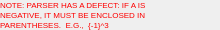
        <widget class="PyDMFrame" name="composite_1">
          <property name="geometry">
            <rect>
              <x>15</x>
              <y>485</y>
              <width>220</width>
              <height>30</height>
            </rect>
          </property>
          <property name="sizePolicy">
            <sizepolicy hsizetype="Ignored" vsizetype="Ignored">
              <horstretch>0</horstretch>
              <verstretch>0</verstretch>
            </sizepolicy>
          </property>
          <layout class="QGridLayout" name="gridLayout_2" columnstretch="220" rowstretch="10,10,10">
            <property name="leftMargin">
              <number>0</number>
            </property>
            <property name="topMargin">
              <number>0</number>
            </property>
            <property name="rightMargin">
              <number>0</number>
            </property>
            <property name="bottomMargin">
              <number>0</number>
            </property>
            <property name="horizontalSpacing">
              <number>0</number>
            </property>
            <property name="verticalSpacing">
              <number>0</number>
            </property>
            <item row="1" column="0">
              <widget class="QLabel" name="text_39">
                <property name="geometry">
                  <rect>
                    <x>0</x>
                    <y>10</y>
                    <width>220</width>
                    <height>10</height>
                  </rect>
                </property>
                <property name="sizePolicy">
                  <sizepolicy hsizetype="Ignored" vsizetype="Ignored">
                    <horstretch>0</horstretch>
                    <verstretch>0</verstretch>
                  </sizepolicy>
                </property>
                <property name="text">
                  <string>NEGATIVE, IT MUST BE ENCLOSED IN</string>
                </property>
                <property name="font">
                  <font>
                    <pointsize>6</pointsize>
                  </font>
                </property>
                <property name="brush" stdset="0">
                  <brush brushstyle="SolidPattern">
                    <color alpha="255">
                      <red>253</red>
                      <green>0</green>
                      <blue>0</blue>
                    </color>
                  </brush>
                </property>
                <property name="toolTip">
                  <string>text_39</string>
                </property>
                <property name="alignment">
                  <set>Qt::AlignLeading|Qt::AlignLeft|Qt::AlignVCenter</set>
                </property>
                <property name="styleSheet">
                  <string notr="true">QLabel#text_39 {
  color: rgb(253, 0, 0);
  }</string>
                </property>
              </widget>
            </item>
            <item row="0" column="0">
              <widget class="QLabel" name="text_40">
                <property name="geometry">
                  <rect>
                    <x>0</x>
                    <y>0</y>
                    <width>220</width>
                    <height>10</height>
                  </rect>
                </property>
                <property name="sizePolicy">
                  <sizepolicy hsizetype="Ignored" vsizetype="Ignored">
                    <horstretch>0</horstretch>
                    <verstretch>0</verstretch>
                  </sizepolicy>
                </property>
                <property name="text">
                  <string>NOTE: PARSER HAS A DEFECT: IF A IS</string>
                </property>
                <property name="font">
                  <font>
                    <pointsize>6</pointsize>
                  </font>
                </property>
                <property name="brush" stdset="0">
                  <brush brushstyle="SolidPattern">
                    <color alpha="255">
                      <red>253</red>
                      <green>0</green>
                      <blue>0</blue>
                    </color>
                  </brush>
                </property>
                <property name="toolTip">
                  <string>text_40</string>
                </property>
                <property name="alignment">
                  <set>Qt::AlignLeading|Qt::AlignLeft|Qt::AlignVCenter</set>
                </property>
                <property name="styleSheet">
                  <string notr="true">QLabel#text_40 {
  color: rgb(253, 0, 0);
  }</string>
                </property>
              </widget>
            </item>
            <item row="2" column="0">
              <widget class="QLabel" name="text_41">
                <property name="geometry">
                  <rect>
                    <x>0</x>
                    <y>20</y>
                    <width>220</width>
                    <height>10</height>
                  </rect>
                </property>
                <property name="sizePolicy">
                  <sizepolicy hsizetype="Ignored" vsizetype="Ignored">
                    <horstretch>0</horstretch>
                    <verstretch>0</verstretch>
                  </sizepolicy>
                </property>
                <property name="text">
                  <string>PARENTHESES.  E.G.,  {-1}^3</string>
                </property>
                <property name="font">
                  <font>
                    <pointsize>6</pointsize>
                  </font>
                </property>
                <property name="brush" stdset="0">
                  <brush brushstyle="SolidPattern">
                    <color alpha="255">
                      <red>253</red>
                      <green>0</green>
                      <blue>0</blue>
                    </color>
                  </brush>
                </property>
                <property name="toolTip">
                  <string>text_41</string>
                </property>
                <property name="alignment">
                  <set>Qt::AlignLeading|Qt::AlignLeft|Qt::AlignVCenter</set>
                </property>
                <property name="styleSheet">
                  <string notr="true">QLabel#text_41 {
  color: rgb(253, 0, 0);
  }</string>
                </property>
              </widget>
            </item>
          </layout>
        </widget>
